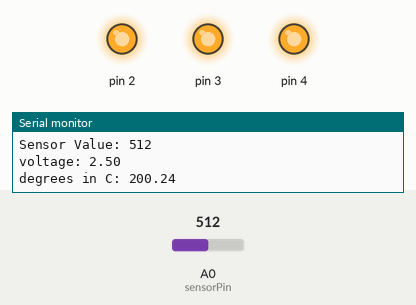
The sketch below on a simulated Arduino Uno, built with avr-gcc and run on an emulated ATmega328P. On the bench: output pins drawn as LEDs (lit = HIGH), the last lines printed to the serial monitor. The test bench sets the inputs (shaded band); at power-on: A0 (sensorPin) = 512.

Above: at 1.3 s.
1.4 s: A0 (sensorPin) set to 170
2.9 s: A0 (sensorPin) set to 162
At 3.6 s:
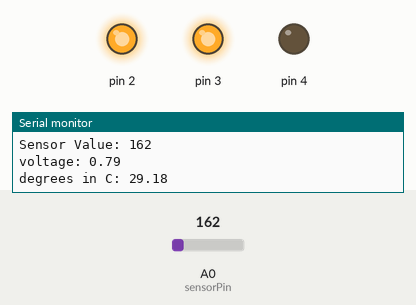
4.5 s: A0 (sensorPin) set to 122
At 4.9 s:
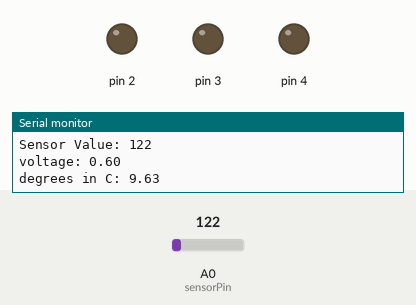
6.0 s: A0 (sensorPin) set to 306
At 7.2 s:
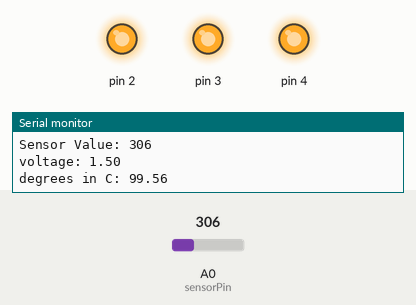
7.5 s: A0 (sensorPin) set to 0
At 8.7 s:
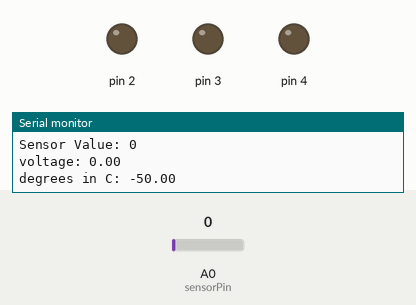
Timing chart, 0 to 10.0 s (numbered marks = the images above; inputs shaded):
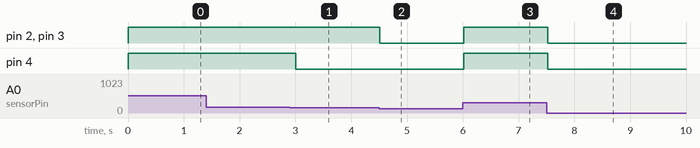

Measured:
- the behaviour switches between 163 and 162 on A0 (sensorPin) (found by bisection; images 0 and 1)
- after the input at 2.9 s, pin 4: HIGH → LOW after 0.11 s
- after the input at 4.5 s, pin 2, pin 3: HIGH → LOW at once
- after the input at 6.0 s, pin 2–4: LOW → HIGH at once
- after the input at 7.5 s, pin 2–4: HIGH → LOW at once

The sketch:

03_copy.ino
```cpp
const float b_temp = 23.5;
const int sensorPin = A0;

void  setup()
{
  Serial.begin(9600);
  for(int n_pin = 2; n_pin < 5; n_pin++)
  {
    pinMode(n_pin, OUTPUT);
    digitalWrite(n_pin, LOW);
  }
}

void loop()
{
  int   sensor_val;
  float voltage;
  float temperature;

  sensor_val = analogRead(sensorPin);
  voltage = (sensor_val / 1023.0) * 5.0;
  temperature = 25 + (voltage - 0.75) * 100;

  Serial.print("Sensor Value: ");
  Serial.print(sensor_val);
  Serial.print("\n");
  Serial.print("voltage: ");
  Serial.print(voltage);
  Serial.print("\n");
  Serial.print("degrees in C: ");
  Serial.print(temperature);
  Serial.print("\n");
  if (temperature < b_temp + 2)
  {
    digitalWrite(2, LOW);
    digitalWrite(3, LOW);
    digitalWrite(4, LOW);

  }
  else if (temperature >= b_temp + 2 && temperature < b_temp + 4)
  {
    digitalWrite(2, HIGH);
    digitalWrite(3, LOW);
    digitalWrite(4, LOW);
  }
  else if (temperature >= b_temp + 4 && temperature < b_temp + 6)
  {
    digitalWrite(2, HIGH);
    digitalWrite(3, HIGH);
    digitalWrite(4, LOW);
  }
  else if (temperature >= b_temp + 6)
  {
    digitalWrite(2, HIGH);
    digitalWrite(3, HIGH);
    digitalWrite(4, HIGH);
  }
  delay(500);
}
```
